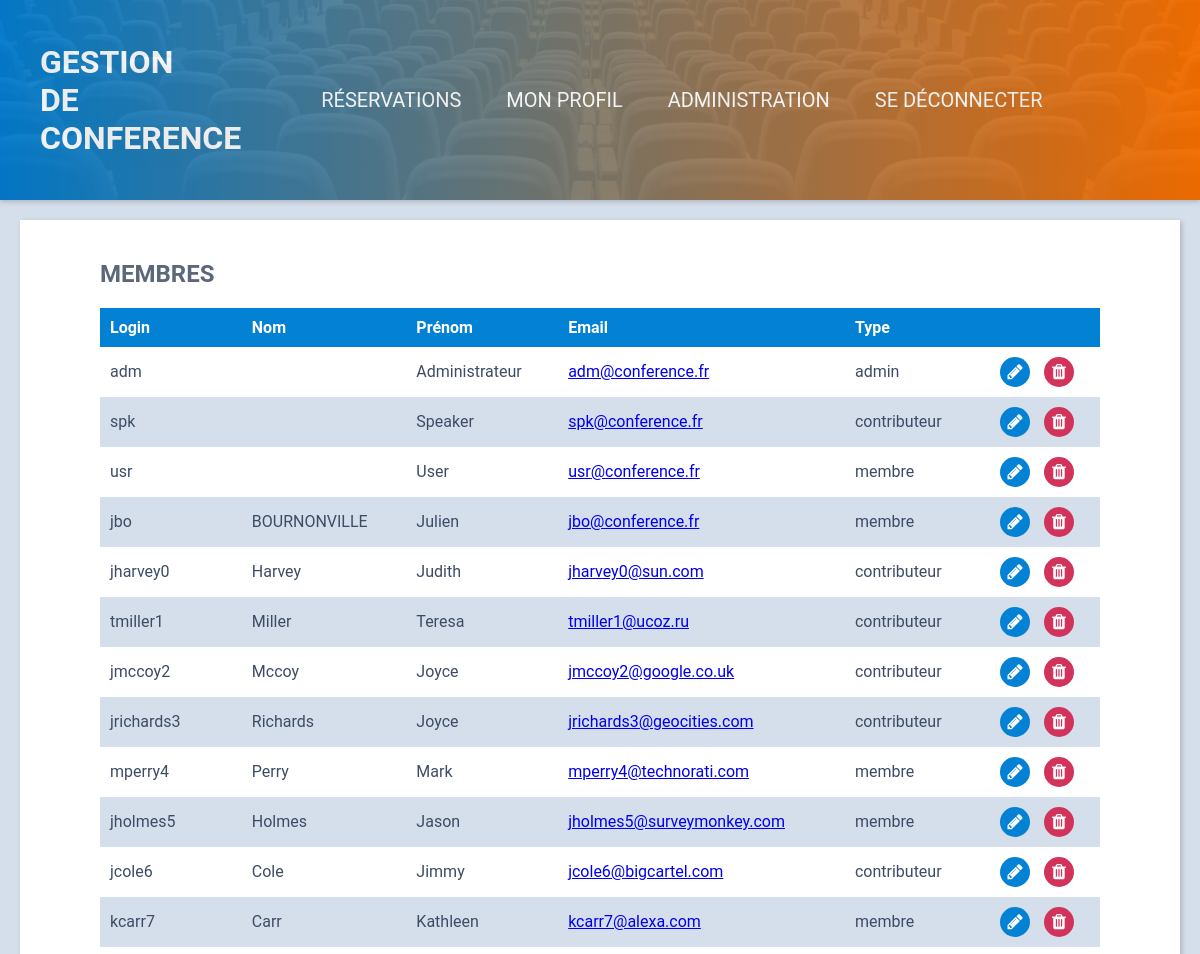
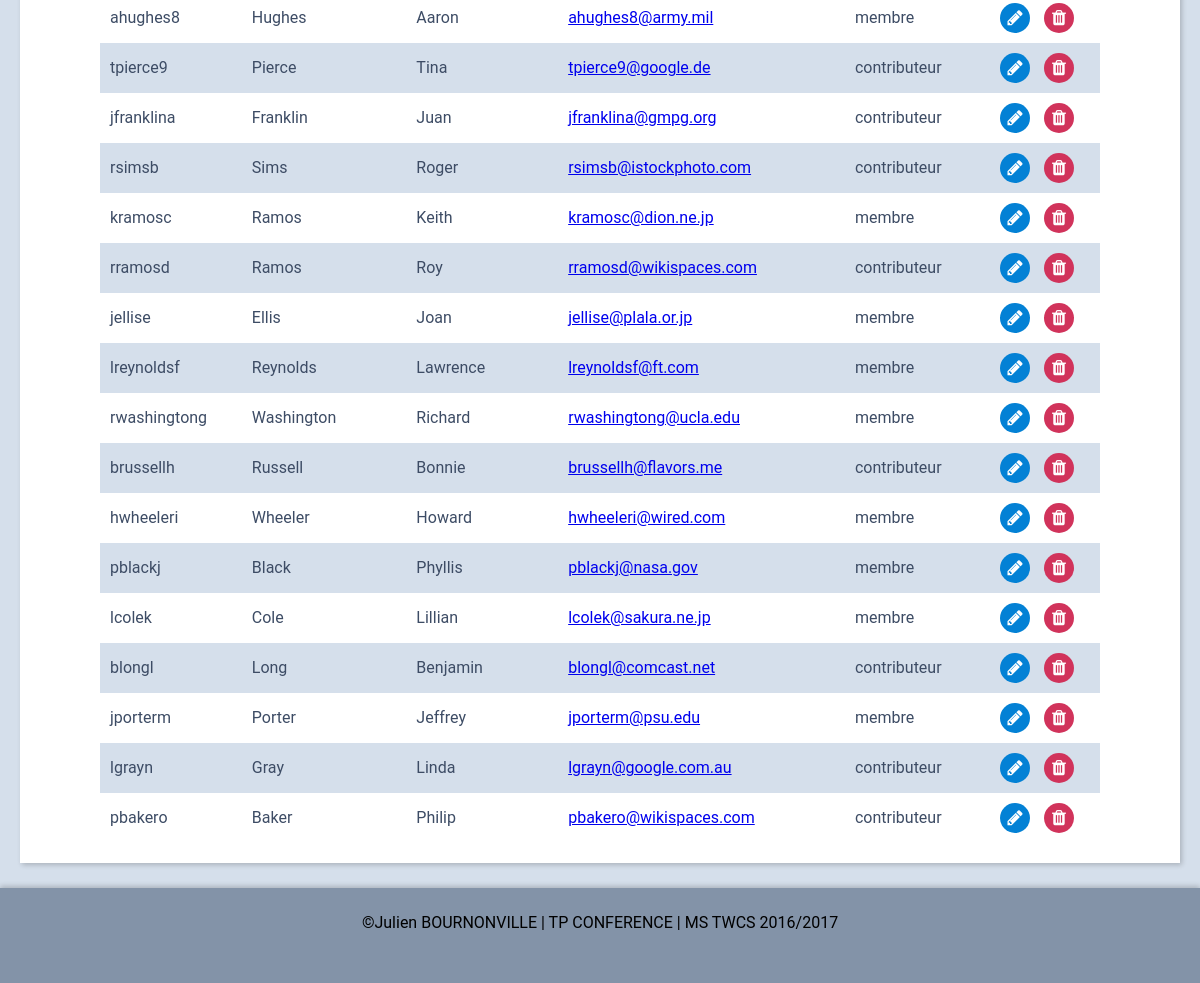
/members.php (signed in), run on the app's committed database (2 pictures, top to bottom).
### tables this page shows
CREATE TABLE users (
  id       INT PRIMARY KEY AUTO_INCREMENT,
  username VARCHAR(30),
  email    VARCHAR(255),
  password VARCHAR(255),
  name     VARCHAR(30),
  surname  VARCHAR(30),
  idRole   INT,
  themeChoice VARCHAR(30) DEFAULT 'main1.css',
  lastActiveConnection TIMESTAMP NULL,

  CONSTRAINT membres_role_id_fk FOREIGN KEY (idRole) REFERENCES roles (id)
);

CREATE TABLE roles
(
  id   INT PRIMARY KEY AUTO_INCREMENT,
  role VARCHAR(30)
);

### class/Session.php (called while the page is built, shortened)
<?php
class Session
{
    public function getParams($key)
    {
        if (isset($_SESSION[$key])) {
            return $_SESSION[$key];
        }
        return false;
    }
}

### class/Database.php (called while the page is built, shortened)
<?php
class Database
{
    private $connection;
    public function __construct($login, $password, $databaseName, $host)
    {
        $this->connection = new PDO("mysql:dbname=$databaseName;host=$host", $login, $password);
        $this->connection->setAttribute(PDO::ATTR_DEFAULT_FETCH_MODE, PDO::FETCH_OBJ);
        $this->connection->setAttribute(PDO::ATTR_ERRMODE, PDO::ERRMODE_EXCEPTION);
    }
    public function query($query, $params = false)
    {
        if ($params) {
            $res = $this->connection->prepare($query);
            $res->execute($params);
        } else {
            $res = $this->connection->query($query);
        }
        return $res;
    }
}

### class/App.php (called while the page is built, shortened)
<?php
class App
{
    private static $dbUser = 'root';
    private static $dbPassword = 'root';
    private static $dbHost = 'localhost';
    private static $dbName = 'event_booking';
    private static $database = null;
    public static function dbConnection()
    {
        if (!self::$database) {
            self::$database = new Database(self::$dbUser, self::$dbPassword, self::$dbName, self::$dbHost);
        }
        return self::$database;
    }
}

### inc/app.php (called while the page is built, shortened)
<?php
$session = Session::getInstance();
$db = App::dbConnection();
$auth = Users::getInstance($session->getParams('user'), $db);

### class/Users.php (called while the page is built, shortened)
<?php
class Users extends Table
{
    private $id;
    private $idRole;
    private $themeChoice;
    private static $instance;
    public function __construct($user)
    {
        $this->id = $user->id;
        $this->idRole = $user->idRole;
        $this->themeChoice = $user->themeChoice;
    }
    public static function getInstance($userId, $db)
    {
        if (is_null(self::$instance)) {
            $user = $db->query("SELECT * FROM users WHERE id = ?", [$userId])->fetch();
            self::$instance = new Users($user);
        }
        return self::$instance;
    }
    public function isAdmin()
    {
        if ($this->idRole == 1) {
            return true;
        }
        return false;
    }
    public function getId()
    {
        return $this->id;
    }
    public function getThemeChoice()
    {
        return $this->themeChoice;
    }
    public static function getRole($user, $db)
    {
        $req = $db->query("SELECT role FROM roles INNER JOIN users ON roles.id = users.idRole WHERE users.id = ? ", [$user]);
        $res = $req->fetch();
        return $res->role;
    }
}

### class/Table.php (called while the page is built, shortened)
<?php
class Table
{
    protected static $table;
    public static function getAll($db)
    {
        $req = $db->query("SELECT * from ". static::$table);
        return $req->fetchAll();
    }
}

### members.php (the view, shortened to what this page needs)
<?php
require 'inc/app.php';
$members = Users::getAll($db);
require 'inc/header.php';
?>
    <div class="page-content">
        <div class="table">
            <h2>Membres</h2>
            <table>
                <thead>
                <tr>
                    <th>Login</th>
                    <th>Nom</th>
                    <th>Prénom</th>
                    <th>Email</th>
                    <th>Type</th>
                    <th></th>
                </tr>
                </thead>
                <tbody>
                <?php
                foreach ($members as $membre) {
                    ?>
                    <tr>
                        <td><?= $membre->username ?></td>
                        <td><?= $membre->name ?></td>
                        <td><?= $membre->surname ?></td>
                        <td><a href="mailto:<?= $membre->email ?>"><?= $membre->email ?></a></td>
                        <td><?= Users::getRole($membre->id, $db) ?></td>
                        <td class="button-col">
                            <form action="configUser.php" method="get">
                                <button type="submit" class="button-rounded button-std" name="userId"
                                        value="<?= $membre->id ?>"><i
                                            class="fa fa-pencil fa-lg" aria-hidden="true"></i></button>
                                <button type="submit" class="button-rounded button-abort" name="delete" formaction=""
                                        formmethod="post" value="<?= $membre->id ?>"><i
                                            class="fa fa-trash fa-lg" aria-hidden="true"></i></button>
                            </form>
                        </td>
                    </tr>
                    <?php
                }
                ?>
                </tbody>
            </table>
        </div>
    </div>
<?php
require 'inc/footer.php';
?>

### inc/header.php (shortened to what this page needs)
    <!doctype html>
    <html lang="en">
    <head>
        <link rel="stylesheet" href="css/<?= $auth->getThemeChoice() ?>">
    </head>
<body>
<header>
    <div class="header">
        <div class="site-name">
            <a href="/index.php"><h1>Gestion <br>de <br>conference</h1></a>
        </div>
        <div class="navigation">
            <nav>
                <ul class="menu">
                    <li class="menu-item"><a href="/booking.php">Réservations</a></li>
                    <li class="menu-item"><a href="/configUser.php?userId=<?= $auth->getId() ?>">Mon Profil</a></li>
                    <?php
                    if ($auth->isAdmin()) {
                        echo "<li class='menu-item'>Administration
                                    <ul class='dropdown-menu'>
                                        <li><a href='/conferences.php'>Gestion Conférences</a></li>
                                        <li><a href='/members.php'>Gestion Membres</a></li>
                                        <li><a href='/modules.php'>Gestion des modules</a></li>
                                        <li><a href='/halls.php'>Gestion des salles</a></li>
                                        <li><a href='/stats.php'>Statistiques</a></li>
                                    </ul>
                                </li>";
                    }
                    ?>
                    <li class="menu-item"><a href="/logout.php">Se déconnecter</a></li>
                </ul>
            </nav>
        </div>
    </div>
</header>

### inc/footer.php (shortened to what this page needs)
<footer>
    <p>©Julien BOURNONVILLE | TP CONFERENCE | MS TWCS 2016/2017</p>
</footer>
</body>
</html>

### css/main1.css (style rules this page uses)
html { height: 100%; }
body { min-height: 100%; padding: 0 0 100px; margin: 0; font-family: Roboto, sans-serif; background-color: #D5DFEB; box-sizing: border-box; position: relative; }
h1, h2, h3 { text-transform: uppercase; }
.button-std { background-color: #0381D5; }
.button-abort { background-color: #D1335B; }
.button-rounded { border: none; height: 30px; width: 30px; border-radius: 50%; margin: 0 5px; transition: all 0.2s ease-in-out; }
.button-rounded i { color: #fff; }
.navigation { margin: auto 0px; text-transform: uppercase; }
.navigation .menu { text-align: center; font-size: 20px; }
.navigation .menu .menu-item { display: inline-block; margin: 0 20px; }
.navigation a { text-decoration: none; color: #fff; }
header { background: url("../../img/navbar-background.png") center 0px fixed; background-size: auto; }
.header { background-image: linear-gradient(90deg, #0381D5, #ff7300); opacity: 0.92; height: 200px; width: 100%; color: #fff; display: flex; box-shadow: 0px 2px 5px rgba(0, 0, 0, 0.2); }
.header .site-name { margin: auto 20px auto 40px; }
.header .site-name h1 { text-align: justify; text-justify: inter-word; }
.header a { text-decoration: none; color: #fff; }
.page-content { margin: 20px; padding: 20px; width: auto; background-color: #fff; color: #5C677A; box-shadow: 2px 2px 5px rgba(0, 0, 0, 0.2); }
p { margin: 5px 0; }
footer { position: absolute; width: 100%; height: 55px; bottom: 0; padding: 20px 0; background-color: #8393A8; text-align: center; box-shadow: 0px -2px 5px rgba(0, 0, 0, 0.2); }
.table { max-width: 1000px; margin: auto; }
.table table { width: 100%; border-collapse: collapse; }
.table th { background-color: #0381D5; color: #fff; }
.table th, .table td { padding: 10px; text-align: left; }
.table tr { color: #3D4C65; }
.table tr:nth-child(even) { background-color: #D5DFEB; }
.table .button-col { text-align: center; }
.fa { display: inline-block; font: normal normal normal 14px/1 FontAwesome; font-size: inherit; text-rendering: auto; -webkit-font-smoothing: antialiased; -moz-osx-font-smoothing: grayscale; }
.fa-lg { font-size: 1.33333em; line-height: 0.75em; vertical-align: -15%; }
.fa-pencil:before { content: ""; }
.fa-trash:before { content: ""; }

### data on the page
users: username "adm", surname "Administrateur", email "adm@conference.fr", id.role "admin"
users: username "spk", surname "Speaker", email "spk@conference.fr", id.role "contributeur"
users: username "usr", surname "User", email "usr@conference.fr", id.role "membre"
users: username "jbo", name "BOURNONVILLE", surname "Julien", email "jbo@conference.fr", id.role "membre"
users: username "jharvey0", name "Harvey", surname "Judith", email "jharvey0@sun.com", id.role "contributeur"
users: username "tmiller1", name "Miller", surname "Teresa", email "tmiller1@ucoz.ru", id.role "contributeur"
users: username "jmccoy2", name "Mccoy", surname "Joyce", email "jmccoy2@google.co.uk", id.role "contributeur"
users: username "jrichards3", name "Richards", surname "Joyce", email "jrichards3@geocities.com", id.role "contributeur"
users: username "mperry4", name "Perry", surname "Mark", email "mperry4@technorati.com", id.role "membre"
users: username "jholmes5", name "Holmes", surname "Jason", email "jholmes5@surveymonkey.com", id.role "membre"
users: username "jcole6", name "Cole", surname "Jimmy", email "jcole6@bigcartel.com", id.role "contributeur"
users: username "kcarr7", name "Carr", surname "Kathleen", email "kcarr7@alexa.com", id.role "membre"
users: username "ahughes8", name "Hughes", surname "Aaron", email "ahughes8@army.mil", id.role "membre"
users: username "tpierce9", name "Pierce", surname "Tina", email "tpierce9@google.de", id.role "contributeur"
users: username "jfranklina", name "Franklin", surname "Juan", email "jfranklina@gmpg.org", id.role "contributeur"
users: username "rsimsb", name "Sims", surname "Roger", email "rsimsb@istockphoto.com", id.role "contributeur"
users: username "kramosc", name "Ramos", surname "Keith", email "kramosc@dion.ne.jp", id.role "membre"
users: username "rramosd", name "Ramos", surname "Roy", email "rramosd@wikispaces.com", id.role "contributeur"
users: username "jellise", name "Ellis", surname "Joan", email "jellise@plala.or.jp", id.role "membre"
users: username "lreynoldsf", name "Reynolds", surname "Lawrence", email "lreynoldsf@ft.com", id.role "membre"
users: username "rwashingtong", name "Washington", surname "Richard", email "rwashingtong@ucla.edu", id.role "membre"
users: username "brussellh", name "Russell", surname "Bonnie", email "brussellh@flavors.me", id.role "contributeur"
users: username "hwheeleri", name "Wheeler", surname "Howard", email "hwheeleri@wired.com", id.role "membre"
users: username "pblackj", name "Black", surname "Phyllis", email "pblackj@nasa.gov", id.role "membre"
users: username "lcolek", name "Cole", surname "Lillian", email "lcolek@sakura.ne.jp", id.role "membre"
users: username "blongl", name "Long", surname "Benjamin", email "blongl@comcast.net", id.role "contributeur"
users: username "jporterm", name "Porter", surname "Jeffrey", email "jporterm@psu.edu", id.role "membre"
users: username "lgrayn", name "Gray", surname "Linda", email "lgrayn@google.com.au", id.role "contributeur"
users: username "pbakero", name "Baker", surname "Philip", email "pbakero@wikispaces.com", id.role "contributeur"
